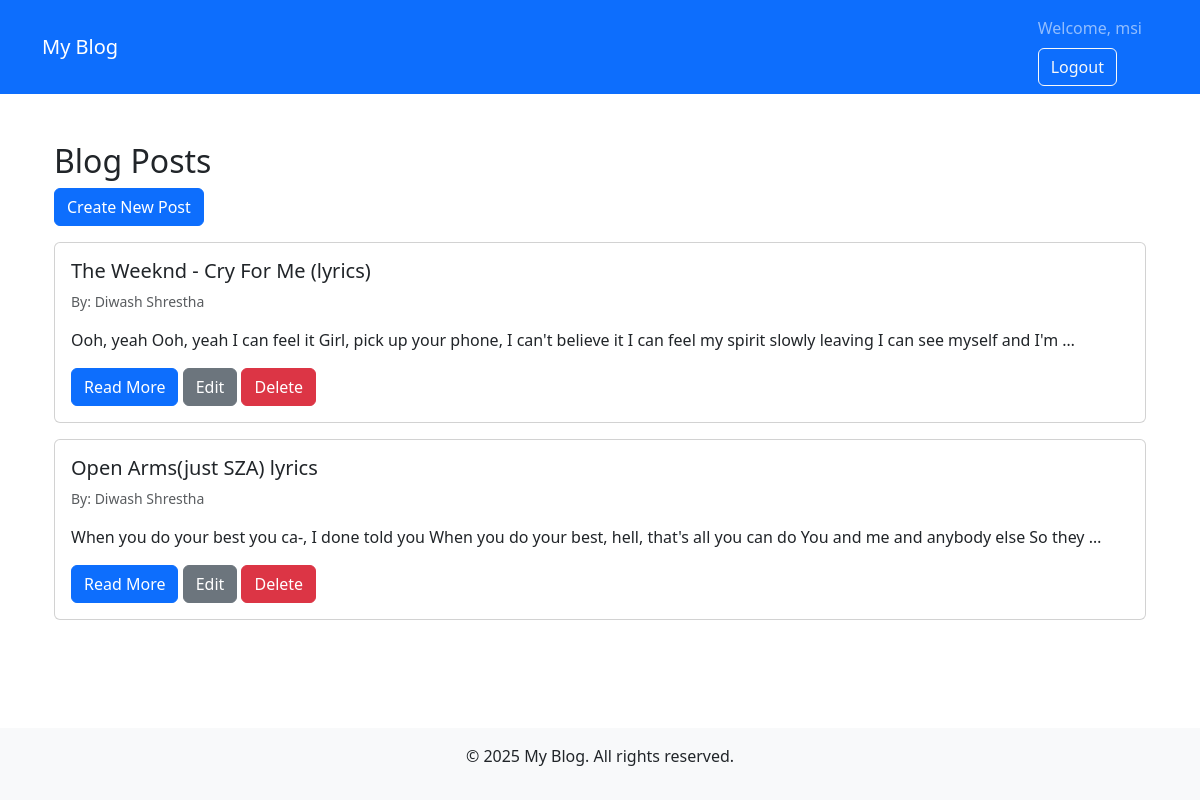
The app's page / (signed in) with its own data.
### blog/models.py (models this page shows, shortened)
class Blog(models.Model):
    title = models.CharField(max_length=200)
    content = models.TextField()
    created_at = models.DateTimeField(auto_now_add=True)
    updated_at = models.DateTimeField(auto_now=True)
    author = models.ForeignKey(Author, on_delete=models.CASCADE)  # Link to Author instead of User

### author/models.py (models this page shows, shortened)
class Author(models.Model):
    user = models.OneToOneField(User, on_delete=models.CASCADE)
    name = models.CharField(max_length=100, blank=True)
    bio = models.TextField(blank=True)
    email = models.EmailField(blank=True, null=True)
    age = models.IntegerField(blank=True, null=True)
    created_at = models.DateTimeField(auto_now_add=True)
    updated_at = models.DateTimeField(auto_now=True)

### blog/views.py (the view)
# urls.py: path('', views.blog_list, name='blog_list'),
def blog_list(request):
    blogs = Blog.objects.all().order_by('-created_at')
    return render(request, 'blog_list.html', {'blogs': blogs})

### templates/blog_list.html
{% extends 'base.html' %}
{% block content %}
<div class="container mt-4">
    <h2>Blog Posts</h2>
    <a href="{% url 'blog:blog_create' %}" class="btn btn-primary mb-3">Create New Post</a>
    {% for blog in blogs %}
    <div class="card mb-3">
        <div class="card-body">
            <h5 class="card-title">{{ blog.title }}</h5>
            <p class="text-muted small">By: {{ blog.author.name|default:blog.author.user.username }}</p>
            <p class="card-text">{{ blog.content|truncatewords:30 }}</p>
            <a href="{% url 'blog:blog_detail' blog.id %}" class="btn btn-primary">Read More</a>
            {% if user == blog.author.user or user.is_staff %}
            <a href="{% url 'blog:blog_update' blog.id %}" class="btn btn-secondary">Edit</a>
            <a href="{% url 'blog:blog_delete' blog.id %}" class="btn btn-danger">Delete</a>
            {% endif %}
        </div>
    </div>
    {% endfor %}
</div>
{% endblock %}

### templates/base.html (shortened to what this page needs)
{% load static %}
<!DOCTYPE html>
<html lang="en">
<head>
    <link rel="stylesheet" href="https://cdn.jsdelivr.net/npm/bootstrap@5.3.0/dist/css/bootstrap.min.css">
</head>
<body>
    <div class="content-wrapper">
        <nav class="navbar navbar-dark bg-primary">
            <div class="container">
                <a class="navbar-brand" href="{% url 'blog:blog_list' %}">My Blog</a>
                <div class="navbar-nav ms-auto">
                    {% if user.is_authenticated %}
                        <span class="navbar-text me-3">Welcome, {{ user.username }}</span>
                        <form method="post" action="{% url 'logout' %}" class="d-inline">
                            <button type="submit" class="btn btn-outline-light">Logout</button>
                        </form>
                    {% else %}
                        <a class="btn btn-outline-light me-2" href="{% url 'signup' %}">Sign Up</a>
                        <a class="btn btn-outline-light" href="{% url 'login' %}">Login</a>
                    {% endif %}
                </div>
            </div>
        </nav>
        <div class="container mt-4">
            {% block content %}
            {% endblock %}
        </div>
        <footer class="bg-light text-center py-3 mt-4">
            <p>&copy; 2025 My Blog. All rights reserved.</p>
        </footer>
    </div>
</body>
</html>

### templates/base.html (style rules this page uses)
html, body { height: 100%; }
.content-wrapper { min-height: 100%; display: flex; flex-direction: column; }
.container { flex: 1; }

### records on screen
Blog: title "The Weeknd - Cry For Me (lyrics)", author.name "Diwash Shrestha", content "Ooh, yeah Ooh, yeah I can feel it Girl, pick up your phone, I can't believe it I can feel my spirit slowly leaving I can see myself and I'm …", shows "Edit"
Blog: title "Open Arms(just SZA) lyrics", author.name "Diwash Shrestha", content "When you do your best you ca-, I done told you When you do your best, hell, that's all you can do You and me and anybody else So they …", shows "Edit"

### other values on screen
{{ user.username }} "msi"
